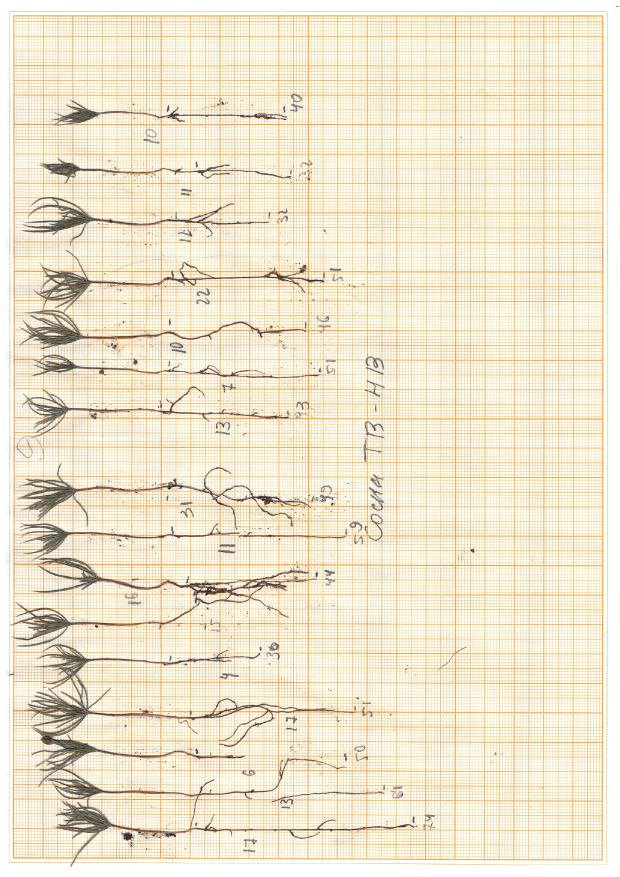
#> input picture Photo/Pak/Pak1_page-0001.jpg, 1240 x 1754 px (shown at 1/2 size)
$ python -i SegMl.py   (imports and definitions only)
#> lines starting #> are read from the running program, lines starting #| are printed output that depends on the picture; after the words box and inside, x2 and y2 are one past the last pixel; in counts of white or black regions, pixels touching at a corner belong together
#> further down, picture is the input picture: shape (1754, 1240, 3); mean B, G, R 206.2, 229.6, 241.3
# pip install ultralytics opencv-python numpy tqdm

import os
import cv2
import math
import json
import random
import numpy as np
from pathlib import Path
from tqdm import tqdm
from ultralytics import YOLO

# ================== НАСТРОЙКИ ==================
SOURCE_DIR    = r"E:\_JOB_\_Python\Seeding\Photo\Pak"  # Папка с исходными фото
DATASET_ROOT  = r"E:\_JOB_\_Python\Seeding\dataset\datasetSegV5"          # КОРЕНЬ датасета (как просил)
YOLO_WEIGHTS  = r"E:\_JOB_\_Python\Seeding\models\bestCorp.pt"  # веса детектора боксов (класс Seeding)
YOLO_CLASS    = "Seeding"   # имя класса в детекторе
CONF_THRESH   = 0.25
IOU_THRESH    = 0.4         # порог IoU для NMS
IMG_SIZE      = 736         # размер инференса детектора
ROTATE_K      = 1           # если crop шире высоты — поворачиваем на 90° (np.rot90 k=1)
SPLIT_RATIO   = (0.7, 0.2, 0.1)  # 70/20/10
MIN_MASK_AREA = 50          # минимальная площадь компоненты для сохранения полигона
RNG_SEED      = 42          # воспроизводимость

# ================== ПОДГОТОВКА ПАПОК ==================
# [1 line not run here, left out]
splits = ["train", "valid", "test"]
# [3 lines not run here, left out]

# ================== УТИЛИТЫ ==================
# [32 lines left out: functions iou_xyxy, simple_nms, not called in this run]

def kmeans_segmentation(image_bgr, k=3):
    """
    Цветовая кластеризация для выделения растения.
    Возвращает бинарную маску (uint8 0/255).
    """
#> called with k = 3
    # в RGB для k-means по цвету
    image_rgb = cv2.cvtColor(image_bgr, cv2.COLOR_BGR2RGB)
    H, W = image_rgb.shape[:2]
#> H = 1754; W = 1240
    Z = image_rgb.reshape(-1, 3).astype(np.float32)

    criteria = (cv2.TERM_CRITERIA_EPS + cv2.TERM_CRITERIA_MAX_ITER, 100, 0.2)
    _, labels, centers = cv2.kmeans(Z, k, None, criteria, 10, cv2.KMEANS_RANDOM_CENTERS)
#> centers = [[231.3, 202.9, 161.7], [253.5, 248.1, 229.6], [118.3, 102.6, 87.16]]
    labels = labels.flatten()
    centers = centers.astype(np.uint8)
#> centers = [[231, 202, 161], [253, 248, 229], [118, 102, 87]]

    segmented = centers[labels].reshape(H, W, 3)
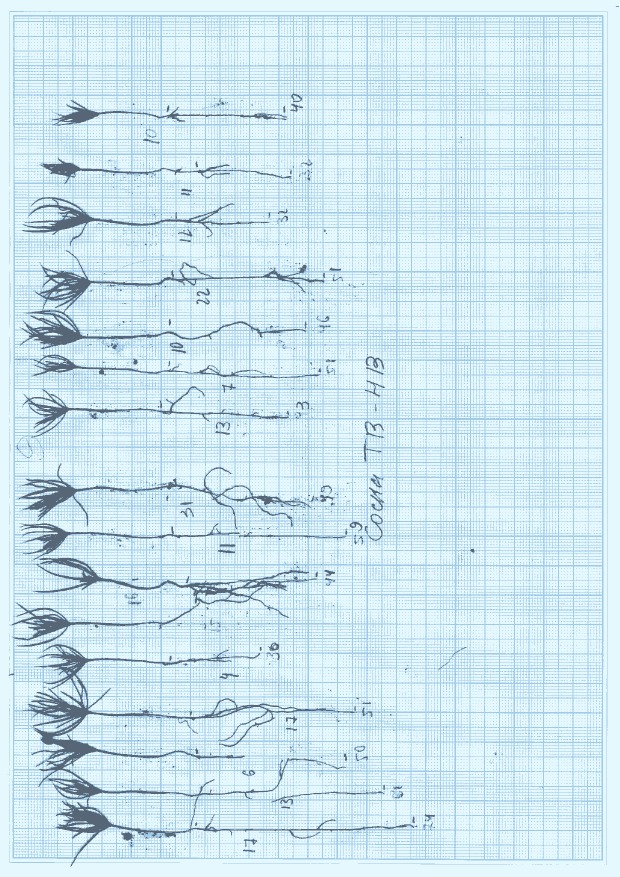
#> segmented: shape (1754, 1240, 3) (shown at 1/2 size); mean of channels 0, 1, 2 241.8, 230.2, 205.7; drawn as B, G, R

    # берём кластер с минимальной средней яркостью (часто растение темнее фона)
    cluster_idx = int(np.argmin(centers.mean(axis=1)))
#> cluster_idx = 2
    plant_color = centers[cluster_idx]
#> plant_color = [118, 102, 87]
    lower = np.clip(plant_color - 30, 0, 255)
#> lower = [88, 72, 57]
    upper = np.clip(plant_color + 30, 0, 255)
#> upper = [148, 132, 117]

    mask = cv2.inRange(segmented, lower, upper)
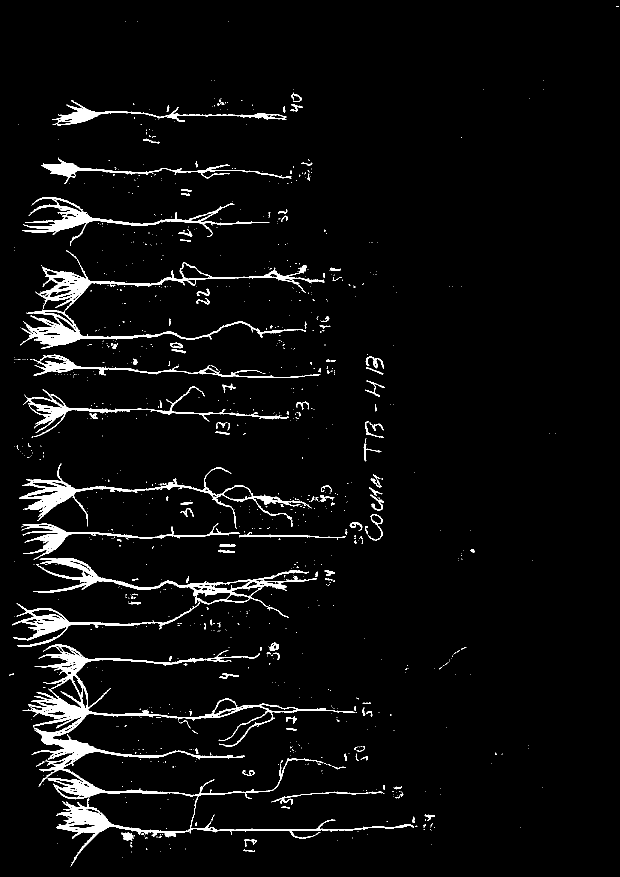
#> mask: shape (1754, 1240) (shown at 1/2 size); 4.1% white; 1035 white regions (903 under 20 px), largest, box (x1, y1, x2, y2) and area: (45, 1288, 828, 1733) 26331, (40, 501, 649, 698) 11567, (66, 1116, 634, 1236) 6898

    # легкая очистка
    kernel = np.ones((3,3), np.uint8)
    mask = cv2.morphologyEx(mask, cv2.MORPH_OPEN, kernel, iterations=1)
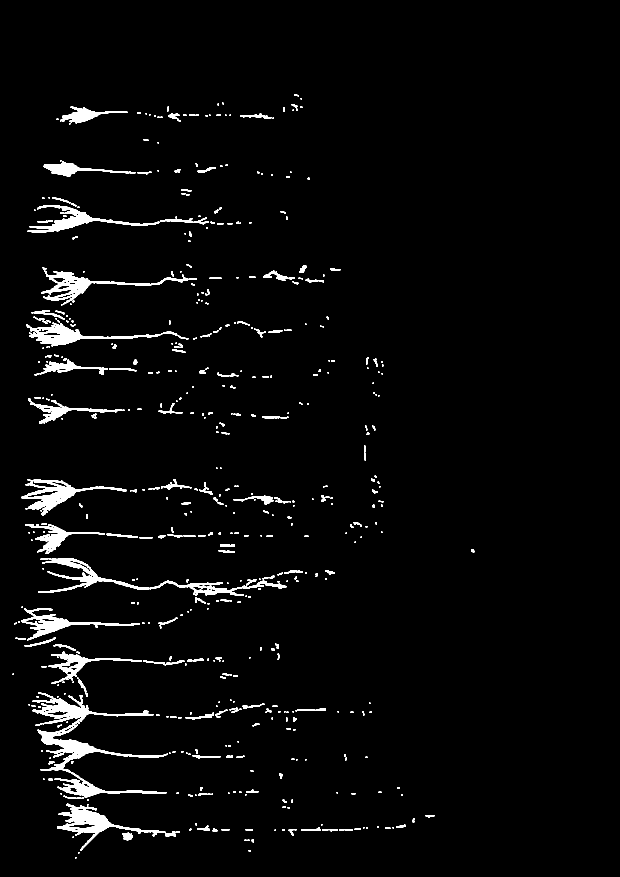
#> mask: shape (1754, 1240) (shown at 1/2 size); 3% white; 581 white regions (304 under 20 px), largest, box (x1, y1, x2, y2) and area: (65, 1384, 336, 1595) 10104, (114, 1607, 352, 1702) 4282, (43, 958, 253, 1032) 3809
    return mask

# [33 lines left out: functions save_yolo_seg_from_mask, clamp_box, not called in this run]

# ================== ЗАГРУЗКА ДЕТЕКТОРА ==================
# [1 line that did not run here, left out]

# ================== СПИСОК ФОТО И РАЗБИЕНИЕ ПО ИСТОЧНИКАМ ==================
img_exts = {".jpg", ".jpeg", ".png", ".bmp", ".tif", ".tiff"}
images = [f for f in os.listdir(SOURCE_DIR) if Path(f).suffix.lower() in img_exts]
# [2 lines not run here, left out]

n_total = len(images)
n_train = int(SPLIT_RATIO[0] * n_total)
n_valid = int(SPLIT_RATIO[1] * n_total)
src_to_split = {}
# [8 lines not run here, left out]

# ================== ОСНОВНОЙ ЦИКЛ ==================
sample_counters = {"train": 0, "valid": 0, "test": 0}
total_kept = 0

# [87 lines not run here, left out]

# ================== СОЗДАЁМ dataset.yaml С АБСОЛЮТНЫМИ ПУТЯМИ ==================
yaml_text = (
    "path: \n"  # оставляем пустым, т.к. пути абсолютные ниже
    f"train: {Path(DATASET_ROOT, 'train', 'images').as_posix()}\n"
    f"val:   {Path(DATASET_ROOT, 'valid', 'images').as_posix()}\n"
    f"test:  {Path(DATASET_ROOT, 'test',  'images').as_posix()}\n\n"
    "names:\n"
    "  0: Seeding\n"
)
# [6 lines not run here, left out]

>>> import cv2
>>> picture = cv2.imread('../Photo/Pak/Pak1_page-0001.jpg')
>>> result = kmeans_segmentation(picture)

$ run again, on Photo/Pak/Pak1_page-0005.jpg
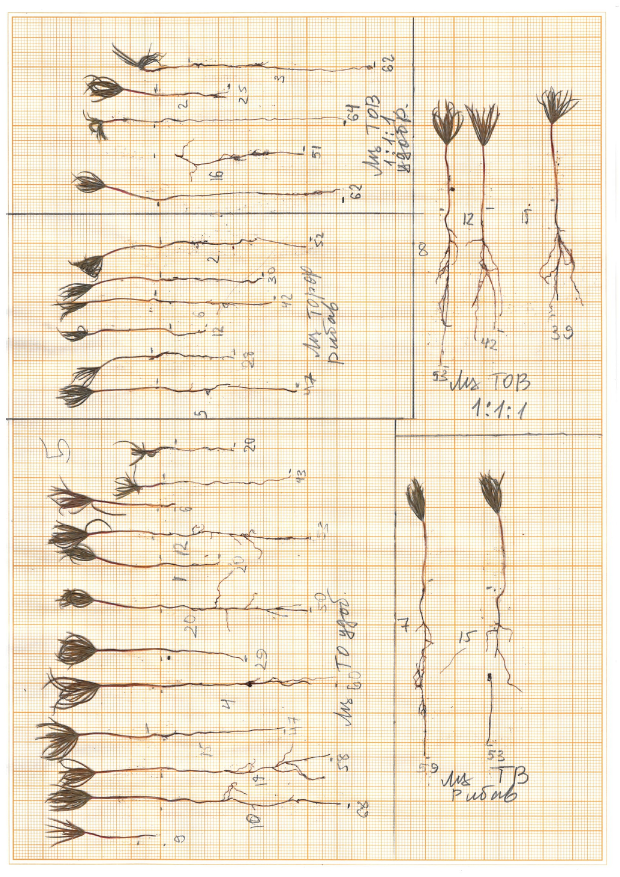
#> input picture Photo/Pak/Pak1_page-0005.jpg, 1240 x 1754 px (shown at 1/2 size)
#> picture is the input picture: shape (1754, 1240, 3); mean B, G, R 204.6, 228, 240.3
#> in kmeans_segmentation, `_, labels, centers = cv2.kmeans(Z, k, None, criteria, 10, cv2.KMEANS_R..`: centers = [[229.9, 201.1, 160.6], [123.8, 101.4, 83.43], [253.4, 247.8, 229.3]]
#> in kmeans_segmentation, `centers = centers.astype(np.uint8)`: centers = [[229, 201, 160], [123, 101, 83], [253, 247, 229]]
#> in kmeans_segmentation, `segmented = centers[labels].reshape(H, W, 3)`:
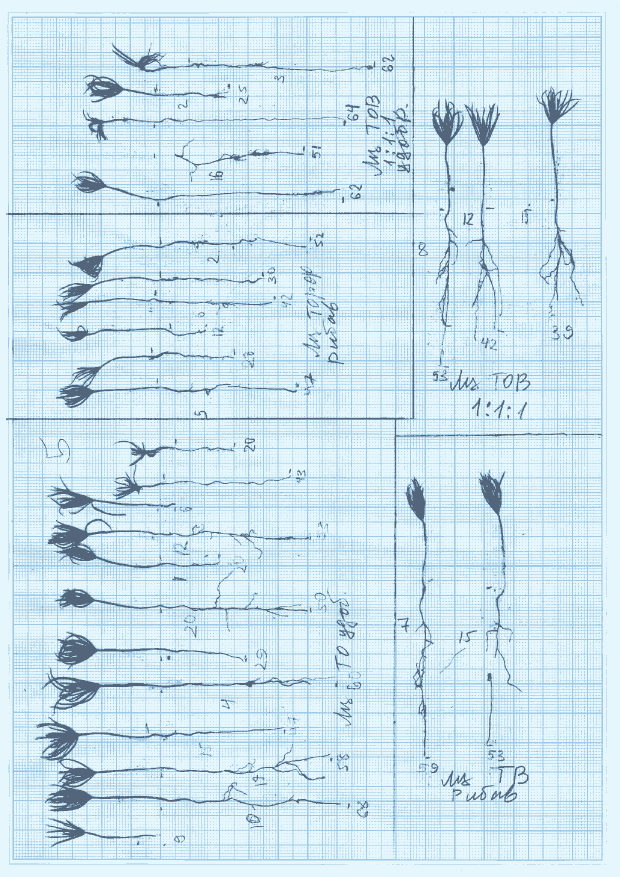
#> segmented: shape (1754, 1240, 3) (shown at 1/2 size); mean of channels 0, 1, 2 240.6, 228.3, 204.4; drawn as B, G, R
#> cluster_idx = 1
#> plant_color = [123, 101, 83]
#> lower = [93, 71, 53]
#> upper = [153, 131, 113]
#> in kmeans_segmentation, `mask = cv2.morphologyEx(mask, cv2.MORPH_OPEN, kernel, iterations=1)`:
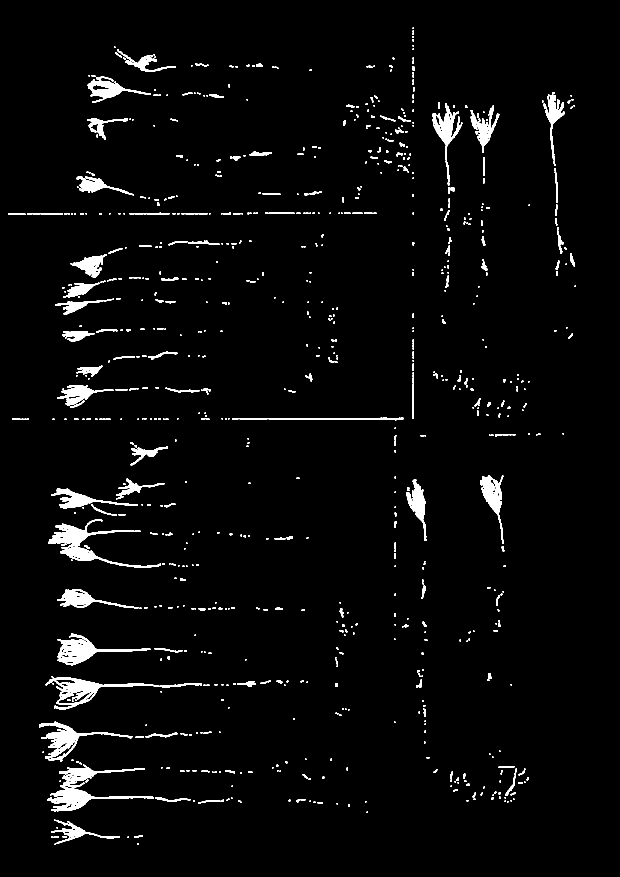
#> mask: shape (1754, 1240) (shown at 1/2 size); 3.2% white; 862 white regions (526 under 20 px), largest, box (x1, y1, x2, y2) and area: (94, 1529, 308, 1623) 5033, (96, 1038, 322, 1136) 4446, (91, 1352, 319, 1419) 3528

$ run again, on Photo/Pak/Pak1_page-0006.jpg
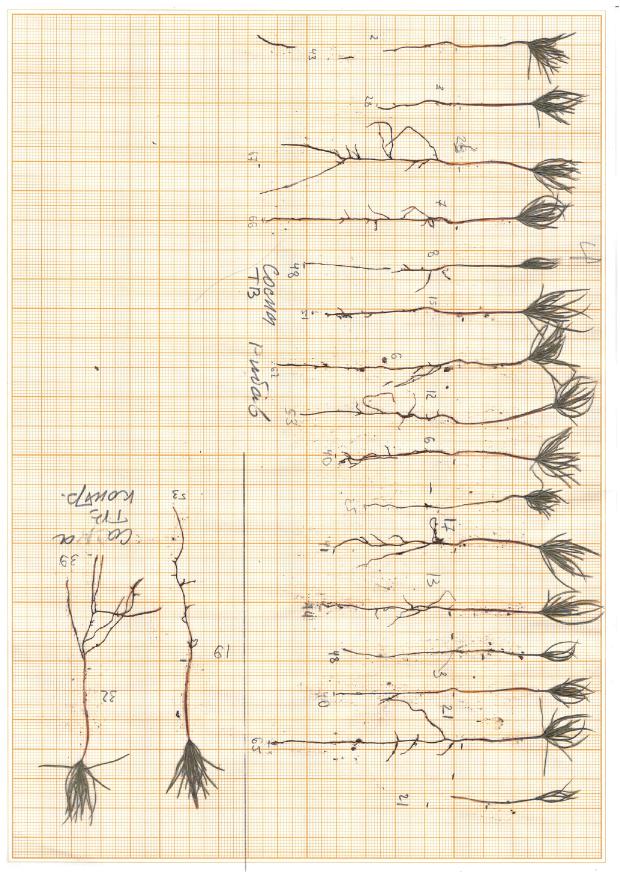
#> input picture Photo/Pak/Pak1_page-0006.jpg, 1240 x 1754 px (shown at 1/2 size)
#> picture is the input picture: shape (1754, 1240, 3); mean B, G, R 205.3, 228.7, 240.7
#> in kmeans_segmentation, `_, labels, centers = cv2.kmeans(Z, k, None, criteria, 10, cv2.KMEANS_R..`: centers = [[230.6, 201.5, 160.3], [253.4, 247.8, 229.2], [120.4, 104.3, 88.71]]
#> in kmeans_segmentation, `centers = centers.astype(np.uint8)`: centers = [[230, 201, 160], [253, 247, 229], [120, 104, 88]]
#> in kmeans_segmentation, `segmented = centers[labels].reshape(H, W, 3)`:
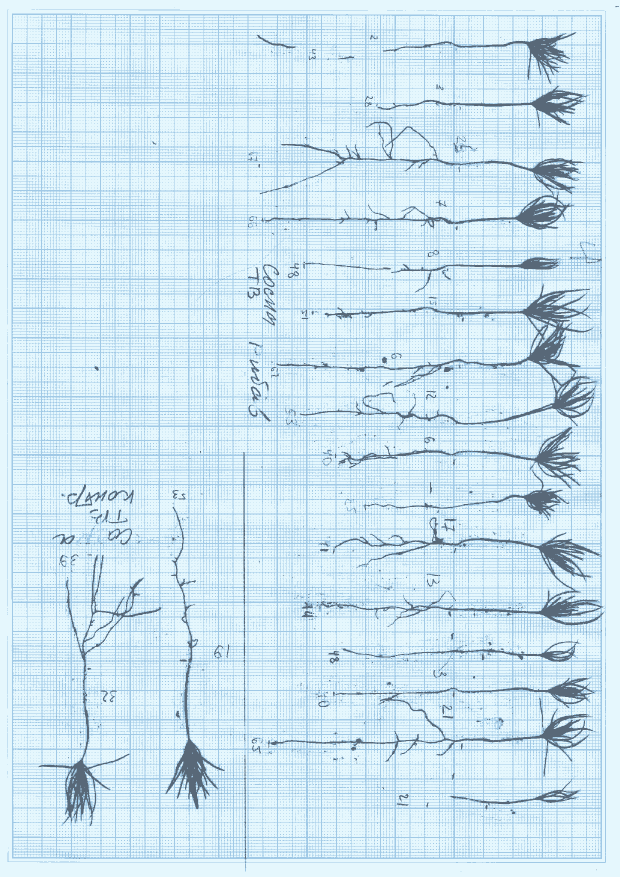
#> segmented: shape (1754, 1240, 3) (shown at 1/2 size); mean of channels 0, 1, 2 241.1, 228.9, 205.2; drawn as B, G, R
#> cluster_idx = 2
#> plant_color = [120, 104, 88]
#> lower = [90, 74, 58]
#> upper = [150, 134, 118]
#> in kmeans_segmentation, `mask = cv2.morphologyEx(mask, cv2.MORPH_OPEN, kernel, iterations=1)`:
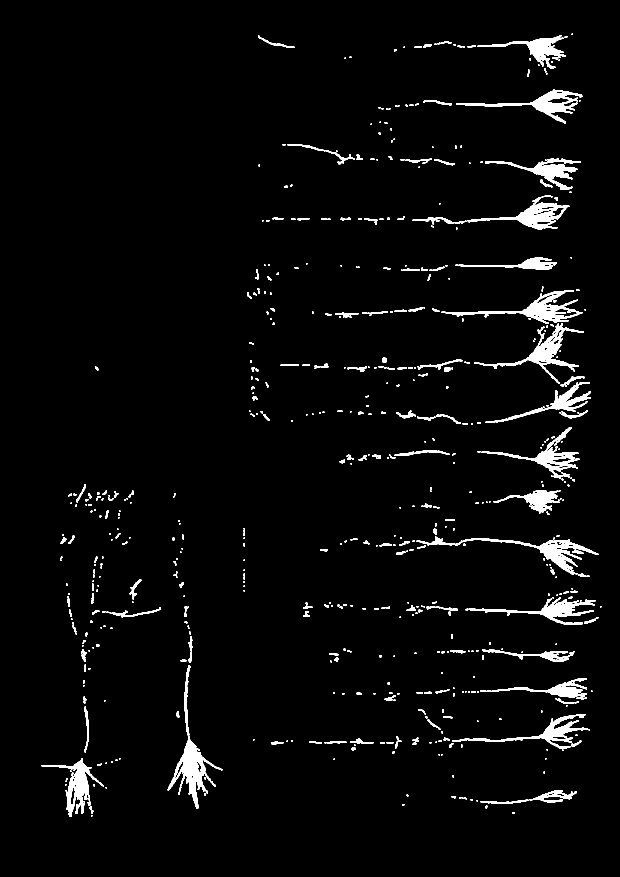
#> mask: shape (1754, 1240) (shown at 1/2 size); 3.4% white; 644 white regions (354 under 20 px), largest, box (x1, y1, x2, y2) and area: (335, 1330, 445, 1618) 5006, (883, 580, 1165, 648) 3981, (948, 646, 1168, 768) 3674

$ run again, on Photo/Pak/Pak1_page-0007.jpg
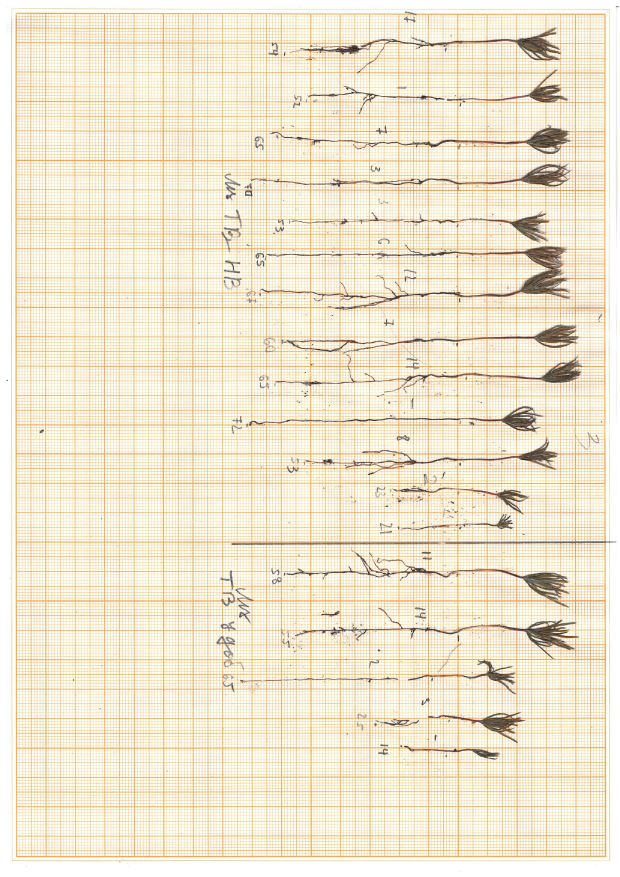
#> input picture Photo/Pak/Pak1_page-0007.jpg, 1240 x 1754 px (shown at 1/2 size)
#> picture is the input picture: shape (1754, 1240, 3); mean B, G, R 207.5, 230.7, 242.5
#> in kmeans_segmentation, `_, labels, centers = cv2.kmeans(Z, k, None, criteria, 10, cv2.KMEANS_R..`: centers = [[115.7, 96.46, 80.51], [253.4, 247.9, 229.5], [231.2, 201.7, 160.2]]
#> in kmeans_segmentation, `centers = centers.astype(np.uint8)`: centers = [[115, 96, 80], [253, 247, 229], [231, 201, 160]]
#> in kmeans_segmentation, `segmented = centers[labels].reshape(H, W, 3)`:
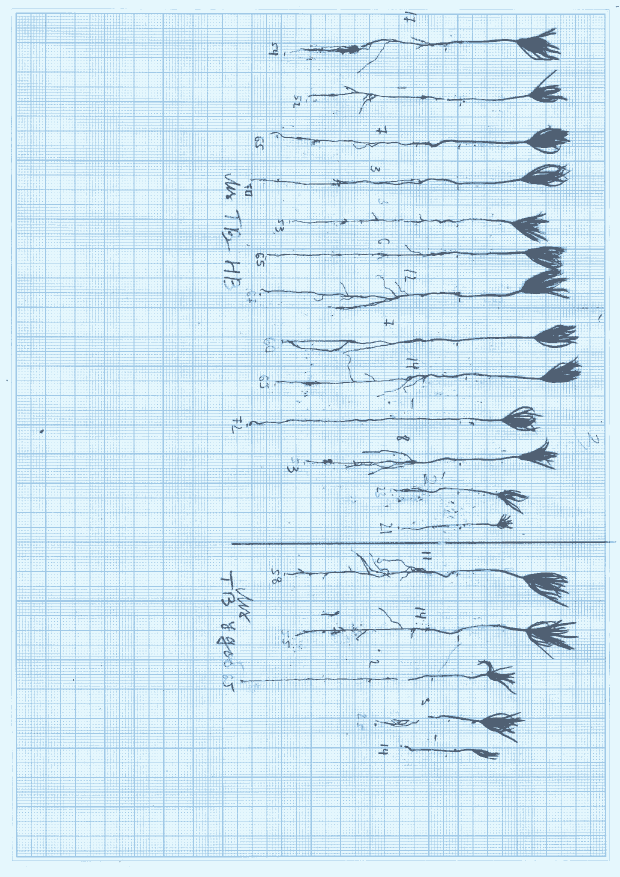
#> segmented: shape (1754, 1240, 3) (shown at 1/2 size); mean of channels 0, 1, 2 243.1, 230.8, 207.2; drawn as B, G, R
#> cluster_idx = 0
#> plant_color = [115, 96, 80]
#> lower = [85, 66, 50]
#> upper = [145, 126, 110]
#> in kmeans_segmentation, `mask = cv2.morphologyEx(mask, cv2.MORPH_OPEN, kernel, iterations=1)`:
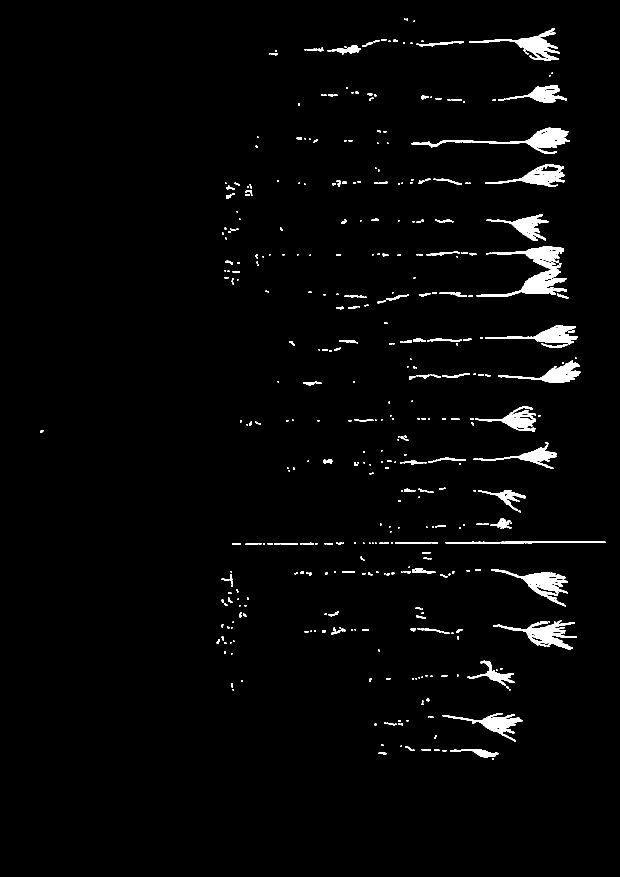
#> mask: shape (1754, 1240) (shown at 1/2 size); 2.4% white; 461 white regions (254 under 20 px), largest, box (x1, y1, x2, y2) and area: (953, 493, 1134, 594) 5479, (823, 255, 1140, 308) 3500, (986, 1240, 1154, 1300) 3094
